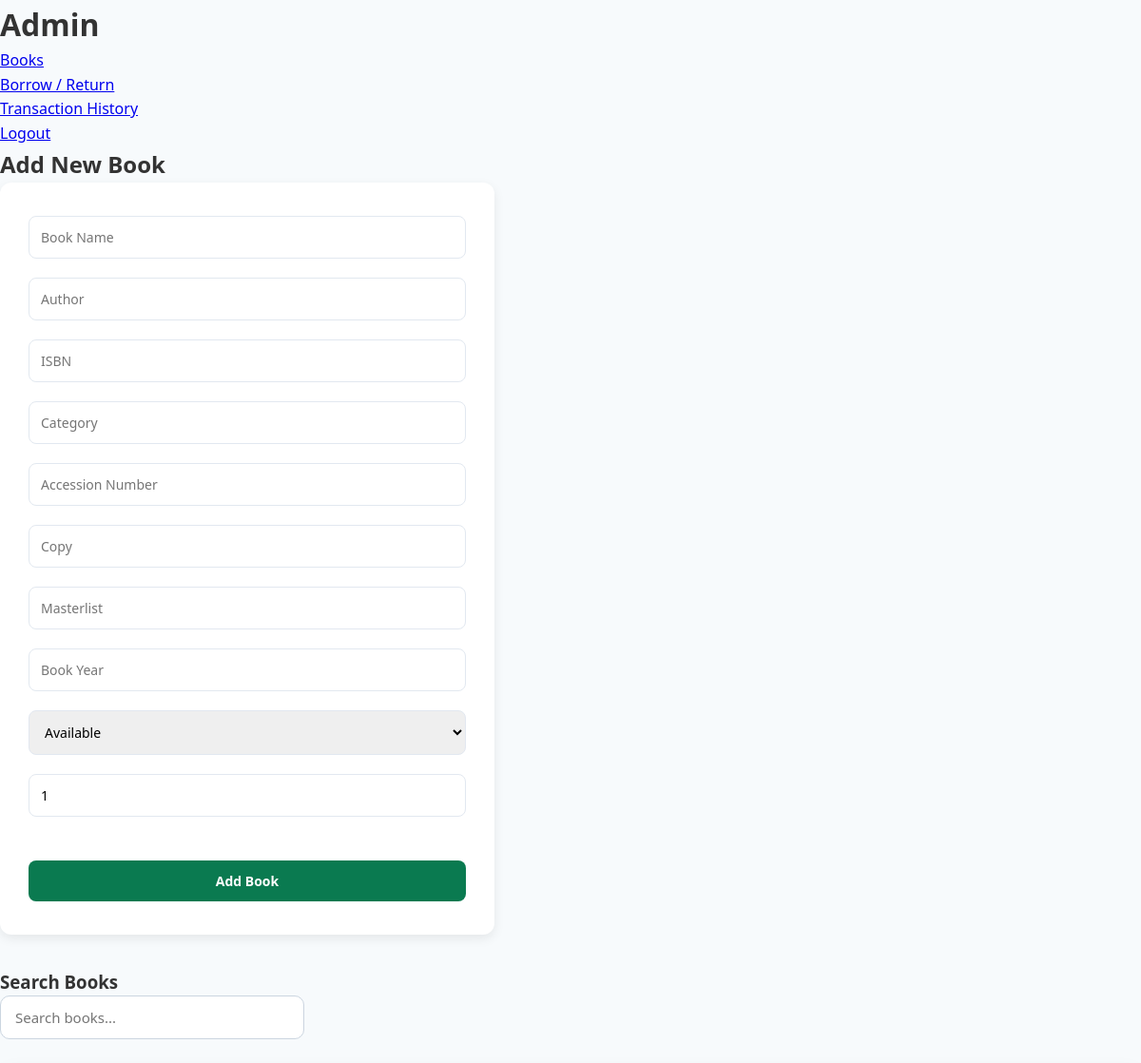
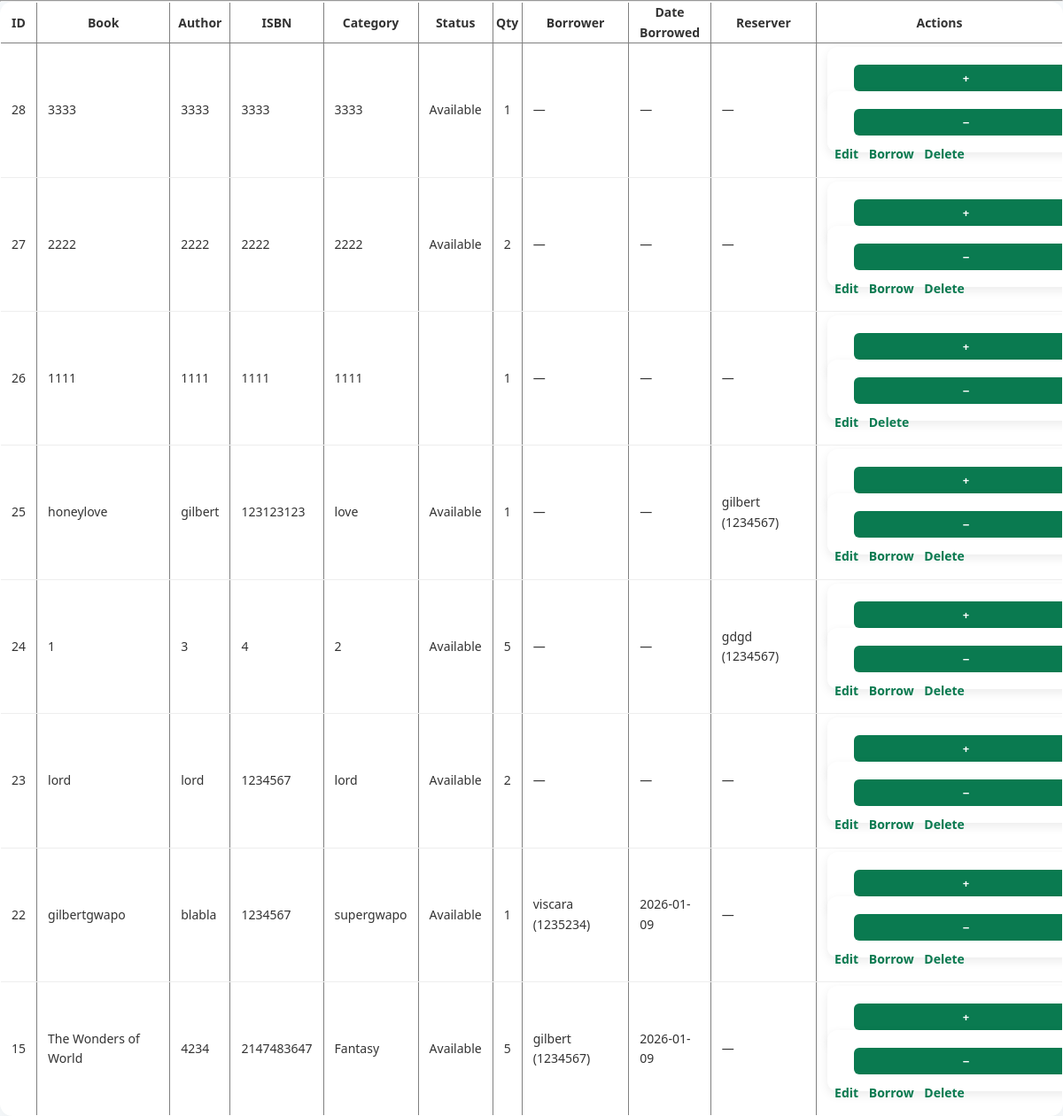
Page /pisti/index.php (signed in) on the committed database (2 pictures, top to bottom).
### tables this page shows
CREATE TABLE `reservations` (
  `student_name` varchar(254) NOT NULL,
  `student_id` int(7) NOT NULL,
  `course` varchar(255) NOT NULL,
  `year` int(15) NOT NULL,
  `book_id` int(10) NOT NULL
);

CREATE TABLE `books` (
  `book_id` int(11) NOT NULL,
  `book_name` varchar(255) NOT NULL,
  `category` varchar(100) NOT NULL,
  `status` enum('Available','Borrowed','Defective','Out of Stock') DEFAULT 'Available',
  `volume` int(11) NOT NULL,
  `available` int(11) DEFAULT 0,
  `borrowed` int(11) DEFAULT 0,
  `ISBN` int(15) NOT NULL,
  `Author` varchar(255) NOT NULL,
  `Accession_Number` int(15) NOT NULL,
  `Copy` varchar(255) NOT NULL,
  `Masterlist` varchar(255) NOT NULL,
  `Book_Year` int(254) NOT NULL
);

CREATE TABLE `transactions` (
  `transaction_id` int(11) NOT NULL,
  `student_id` int(7) NOT NULL,
  `book_id` int(11) NOT NULL,
  `date_borrowed` date NOT NULL,
  `date_returned` date DEFAULT NULL,
  `quantity` int(11) DEFAULT 1
);

CREATE TABLE `students` (
  `student_id` int(7) NOT NULL,
  `student_name` varchar(255) NOT NULL,
  `course` varchar(100) NOT NULL,
  `phone_number` varchar(20) NOT NULL,
  `year` int(11) NOT NULL
);

### pisti/index.php (the view, shortened to what this page needs)
<?php
$servername = "localhost";
$username   = "root";
$password   = "";
$dbname     = "school_inventory";
$conn = new mysqli($servername, $username, $password, $dbname);
$sql = "
SELECT
    b.*,
    s.student_name AS borrower_name,
    s.student_id   AS borrower_id,
    t.transaction_id,
    t.date_borrowed,
    r.student_name AS reserver_name,
    r.student_id   AS reserver_id
FROM books b
LEFT JOIN transactions t
    ON b.book_id = t.book_id AND t.date_returned IS NULL
LEFT JOIN students s
    ON t.student_id = s.student_id
LEFT JOIN reservations r
    ON b.book_id = r.book_id
ORDER BY b.book_id DESC
";
$books = $conn->query($sql);
?>
<!DOCTYPE html>
<html lang="en">
<head>
<link rel="stylesheet" href="style.css">
</head>
<body>
<h1>Admin</h1>
<ul>
    <li><a href="index.php">Books</a></li>
    <li><a href="borrow.php">Borrow / Return</a></li>
    <li><a href="transaction.php" class="active">Transaction History</a></li>
    <li><a href="logout.php">Logout</a></li>
</ul>
<h2>Add New Book</h2>
<form method="POST">
    <input name="itemName" placeholder="Book Name" required><br>
    <input name="itemAuthor" placeholder="Author" required><br>
    <input name="itemISBN" placeholder="ISBN" required><br>
    <input name="itemCategory" placeholder="Category" required><br>
    <input name="Accession_Number" placeholder="Accession Number" required><br>
    <input name="Copy" placeholder="Copy" required><br>
    <input name="Masterlist" placeholder="Masterlist" required><br>
    <input name="Book_Year" placeholder="Book Year" required><br>
    <select name="itemStatus">
        <option value="Available">Available</option>
    </select><br>
    <input type="number" name="itemQuantity" min="1" value="1" required><br><br>
    <button name="addItem">Add Book</button>
</form>
<h3>Search Books</h3>
<input type="text" id="search" placeholder="Search books..." onkeyup="searchTable()">
<hr>
<table border="1" id="bookTable">
<tr>
    <th>ID</th>
    <th>Book</th>
    <th>Author</th>
    <th>ISBN</th>
    <th>Category</th>
    <th>Status</th>
    <th>Qty</th>
    <th>Borrower</th>
    <th>Date Borrowed</th>
    <th>Reserver</th>
    <th>Actions</th>
</tr>
<?php while ($row = $books->fetch_assoc()): ?>
<tr>
    <td><?= $row['book_id'] ?></td>
    <td><?= htmlspecialchars($row['book_name']) ?></td>
    <td><?= htmlspecialchars($row['Author']) ?></td>
    <td><?= $row['ISBN'] ?></td>
    <td><?= htmlspecialchars($row['category']) ?></td>
    <td><?= $row['status'] ?></td>
    <td><?= $row['volume'] ?></td>
    <td><?= $row['borrower_name'] ? htmlspecialchars($row['borrower_name'])." ({$row['borrower_id']})" : "—" ?></td>
    <td><?= $row['date_borrowed'] ?? "—" ?></td>
    <td><?= $row['reserver_name'] ? htmlspecialchars($row['reserver_name'])." ({$row['reserver_id']})" : "—" ?></td>
    <td>
        <form method="POST" style="display:inline">
            <button name="adjust_qty">+</button>
        </form>
        <form method="POST" style="display:inline">
            <button name="adjust_qty">−</button>
        </form>
        <a href="edit.php?book_id=<?= $row['book_id'] ?>">Edit</a>
        <?php if ($row['status'] === 'Available' && $row['volume'] > 0): ?>
            <a href="borrow.php?book_id=<?= $row['book_id'] ?>">Borrow</a>
        <?php elseif ($row['borrower_name']): ?>
            <a href="return.php?transaction_id=<?= $row['transaction_id'] ?>">Return</a>
        <?php endif; ?>
        <a href="delete.php?book_id=<?= $row['book_id'] ?>" onclick="return confirm('Delete this book?');">Delete</a>
    </td>
</tr>
<?php endwhile; ?>
</table>
</body>
</html>

### pisti/style.css (style rules this page uses)
* { margin: 0; padding: 0; box-sizing: border-box; font-family: "Segoe UI", Tahoma, Geneva, sans-serif; }
body { background: #f7fafc; color: #333; line-height: 1.6; padding: 0; }
#searchInput, #search { padding: 12px 15px; width: 100%; max-width: 320px; border: 1px solid #cbd5e0; border-radius: 10px; margin-bottom: 25px; font-size: 15px; transition: all 0.25s ease; }
form { background-color: #fff; padding: 25px 30px; border-radius: 12px; box-shadow: 0 4px 12px rgba(0,0,0,0.08); margin-bottom: 35px; max-width: 520px; transition: all 0.3s ease; }
form input, form select, form button { width: 100%; padding: 12px; margin: 10px 0; border-radius: 8px; border: 1px solid #e2e8f0; font-size: 14px; transition: all 0.2s ease; }
form button { background-color: #0a7a50; color: #fff; border: none; cursor: pointer; font-weight: 600; transition: 0.3s; }
table { width: 100%; border-collapse: collapse; background: #fff; border-radius: 14px; overflow: hidden; box-shadow: 0 6px 20px rgba(0,0,0,0.05); font-size: 14px; }
tbody td { padding: 14px 12px; border-bottom: 1px solid #eee; }
td form { display: inline-block; }
td form button { padding: 6px 12px; font-size: 13px; border-radius: 6px; border: none; cursor: pointer; transition: 0.2s; background-color: #0a7a50; color: #fff; }
td a { margin-left: 8px; text-decoration: none; color: #0a7a50; font-weight: 600; }

### rows in the picture
reservations: book.book_id "28", book.book_name "3333", book.Author "3333", book.ISBN "3333", book.category "3333", book.status "Available", book.volume "1", date_borrowed "—"
reservations: book.book_id "27", book.book_name "2222", book.Author "2222", book.ISBN "2222", book.category "2222", book.status "Available", book.volume "2", date_borrowed "—"
books: book_id "26", book_name "1111", Author "1111", ISBN "1111", category "1111", volume "1", date_borrowed "—"
reservations: book.book_id "25", book.book_name "honeylove", book.Author "gilbert", book.ISBN "123123123", book.category "love", book.status "Available", book.volume "1", date_borrowed "—", student_name "gilbert", student "1234567"
reservations: book.book_id "24", book.book_name "1", book.Author "3", book.ISBN "4", book.category "2", book.status "Available", book.volume "5", date_borrowed "—", student_name "gdgd", student "1234567"
books: book_id "23", book_name "lord", Author "lord", ISBN "1234567", category "lord", status "Available", volume "2", date_borrowed "—"
transactions: book.book_id "22", book.book_name "gilbertgwapo", book.Author "blabla", book.ISBN "1234567", book.category "supergwapo", book.status "Available", book.volume "1", student.student_name "viscara", student.student_id "1235234", date_borrowed "2026-01-09"
transactions: book.book_id "15", book.book_name "The Wonders of World", book.Author "4234", book.ISBN "2147483647", book.category "Fantasy", book.status "Available", book.volume "5", student.student_name "gilbert", student.student_id "1234567", date_borrowed "2026-01-09"
